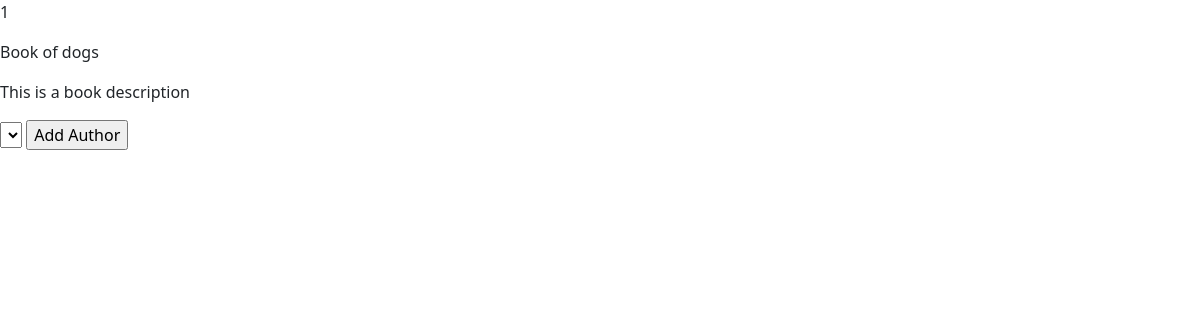
The page /books/1 on the database as committed earlier.
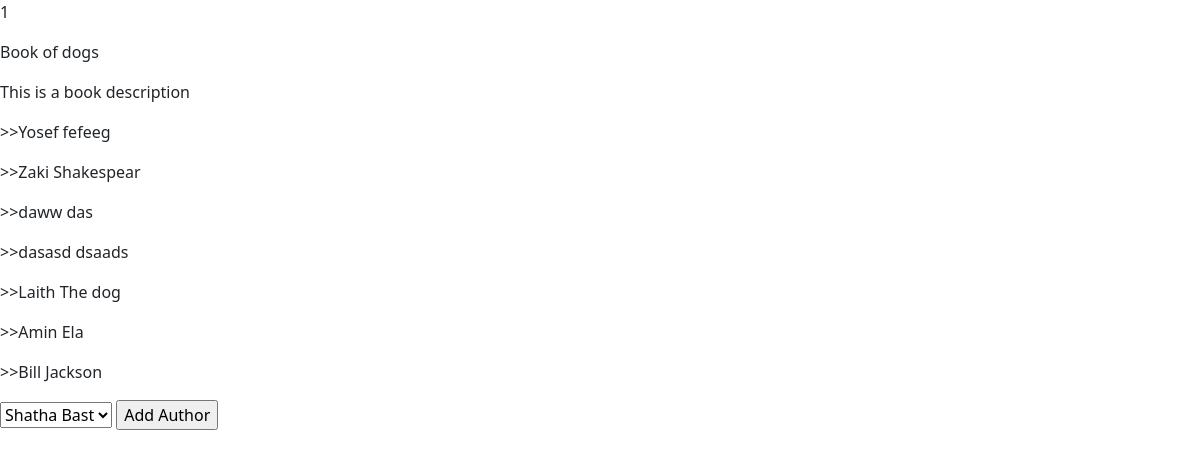
The same page on the database as committed later.
### myAuthorsApp/models.py (models this page shows)
class Author(models.Model):
	firstname = models.CharField(max_length=255)
	lastname = models.CharField(max_length=255)
	notes = models.TextField(null = True)
	books = models.ManyToManyField(Book, related_name="authors")
	created_at = models.DateTimeField(auto_now_add=True)
	updated_at = models.DateTimeField(auto_now=True)

### myAuthorsApp/views.py (the view)
# urls.py: path('books/<int:id>', views.view_books),
def view_books(request, id):
    context = {
        'book': Book.objects.get(id=int(id)),
        'authors': Author.objects.all()
    }
    return render(request, 'result.html', context)

### myAuthorsApp/templates/result.html (shortened to what this page needs)
<!DOCTYPE html>
<html lang="en">
<head>
    <link href="https://cdn.jsdelivr.net/npm/bootstrap@5.2.1/dist/css/bootstrap.min.css" rel="stylesheet">
</head>
<body>
    <p>{{book.id}}</p>
    <p>{{book.title}}</p>
    <p>{{book.description}}</p>
    {% for authors in book.authors.all %}
    <p>>>{{authors.firstname}} {{authors.lastname}}</p>
    {%endfor%}
    <form action="/auth_to_book/{{book.id}}" method="post">
        <select name="authToBook">
            {% for auth in authors %}
            {% if book not in auth.books.all %}
            <option value="{{auth.id}}">{{auth.firstname}} {{auth.lastname}}</option>
            {%endif%}
            {%endfor%}
        </select>
        <input type="submit" value="Add Author">
    </form>
</body>
</html>

Rows that differ between the two databases and show on the page:
added Author: firstname "Yosef", lastname "fefeeg"
added Author: firstname "Zaki", lastname "Shakespear"
added Author: firstname "daww", lastname "das"
added Author: firstname "dasasd", lastname "dsaads"
added Author: firstname "Laith", lastname "The dog"
added Author: firstname "Amin", lastname "Ela"
added Author: firstname "Bill", lastname "Jackson"
Other text that changed with them:
form field authToBook: (not shown) → "Shatha Bast"
